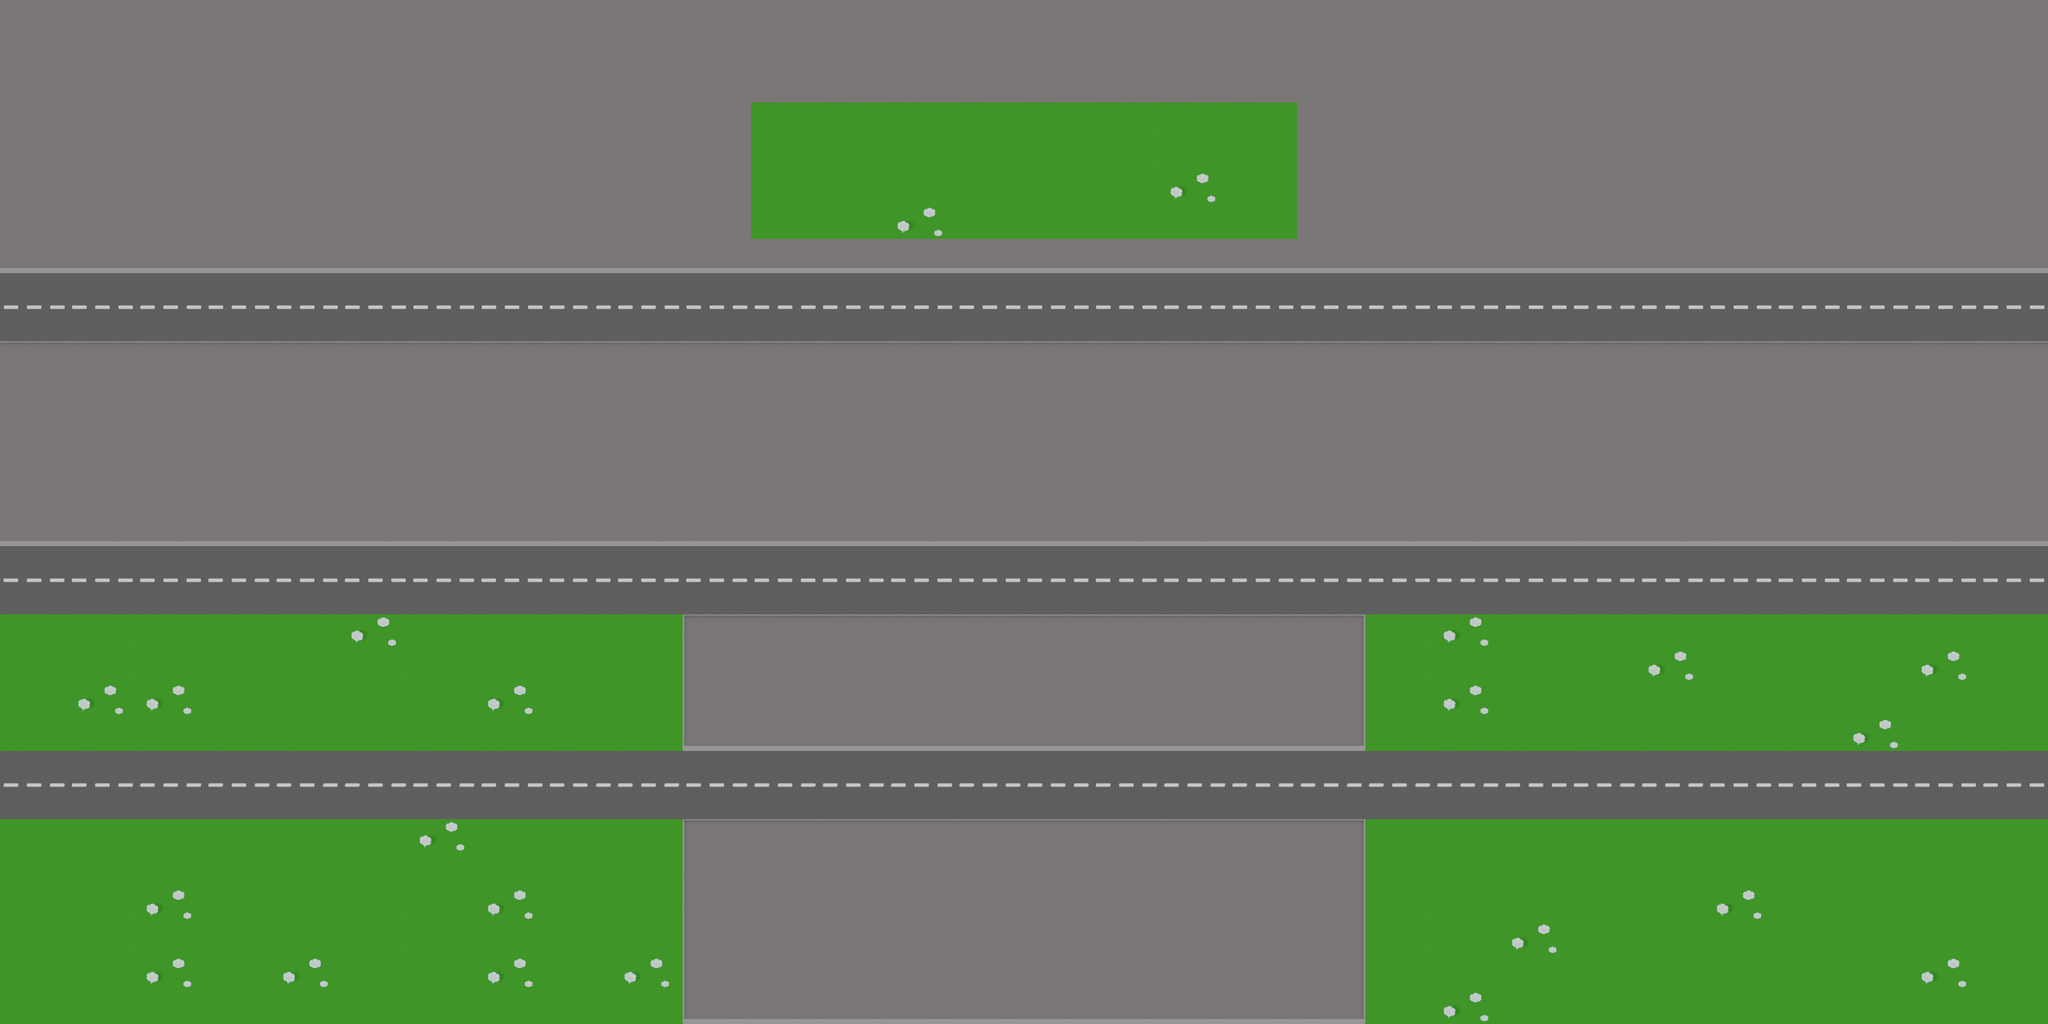

Rendered tile map (Tiled .tmx) drawn with the repository's tilesets; below, a short description and the map source with its tile grids summarised:
An orthogonal 30x30 tile map with 128x64 px tiles, 1 tile layer (Background) and 105 objects (16x tree_2, 14x tree_1, 14x trash, 10x lamp_post, 9x bush_2, ...).

<map version="1.9" tiledversion="1.10.2" orientation="orthogonal" renderorder="right-down" width="30" height="30" tilewidth="128" tileheight="64" infinite="0" nextlayerid="8" nextobjectid="127">
 <tileset firstgid="1" source="Tiles.tsx" />
 <layer id="1" name="Background" width="30" height="30">
  <data>[900 cells, 900 non-empty, 9 distinct tile ids]</data>
 </layer>
 <objectgroup id="3" name="Border" visible="0">
  <object id="1" x="0" y="0" width="3840" height="320" />
  <object id="2" x="0" y="1600" width="3840" height="320" />
  <object id="3" x="0" y="320" width="512" height="1280" />
  <object id="4" x="3328" y="320" width="512" height="1280" />
 </objectgroup>
 <objectgroup id="4" name="Obstacles" visible="0">
  <object id="7" template="bench.tx" class="bench" gid="20" x="1664" y="384" width="128" height="64" />
  <object id="8" template="bench.tx" class="bench" gid="20" x="2048" y="384" width="128" height="64" />
  <object id="9" template="bush_2.tx" class="bush_2" gid="14" x="1792" y="384" width="128" height="128" />
  <object id="10" template="tree_1.tx" class="tree_1" gid="10" x="2176" y="384" width="100" height="100" />
  <object id="11" template="tree_2.tx" class="tree_2" gid="13" x="2048" y="320" width="100" height="100" />
  <object id="12" template="tree_1.tx" class="tree_1" gid="10" x="1920" y="320" width="100" height="100" />
  <object id="13" template="tree_1.tx" class="tree_1" gid="10" x="1536" y="320" width="100" height="100" />
  <object id="14" template="bush_2.tx" class="bush_2" gid="14" x="2176" y="448" width="128" height="128" />
  <object id="16" template="building_2.tx" class="building_2" gid="17" x="1280" y="1344" width="256" height="384" />
  <object id="17" template="building_4.tx" class="building_4" gid="19" x="1536" y="1408" width="256" height="384" />
  <object id="18" template="building_3.tx" class="building_3" gid="15" x="1920" y="1408" width="384" height="649" />
  <object id="19" template="building_2.tx" class="building_2" gid="17" x="2304" y="1408" width="256" height="384" />
  <object id="20" template="building_2.tx" class="building_2" gid="17" x="1792" y="1792" width="256" height="384" />
  <object id="21" template="building_3.tx" class="building_3" gid="15" x="1280" y="1856" width="384" height="649" />
  <object id="23" template="building_4.tx" class="building_4" gid="19" x="2176" y="1920" width="256" height="384" />
  <object id="24" template="tree_2.tx" class="tree_2" gid="13" x="768" y="1664" width="100" height="100" />
  <object id="25" template="tree_2.tx" class="tree_2" gid="13" x="128" y="1664" width="100" height="100" />
  <object id="26" template="tree_2.tx" class="tree_2" gid="13" x="384" y="1728" width="100" height="100" />
  <object id="27" template="tree_2.tx" class="tree_2" gid="13" x="1152" y="1280" width="100" height="100" />
  <object id="28" template="tree_2.tx" class="tree_2" gid="13" x="512" y="1344" width="100" height="100" />
  <object id="29" template="tree_2.tx" class="tree_2" gid="13" x="128" y="1216" width="100" height="100" />
  <object id="30" template="tree_2.tx" class="tree_2" gid="13" x="2688" y="1408" width="100" height="100" />
  <object id="31" template="tree_2.tx" class="tree_2" gid="13" x="3072" y="1280" width="100" height="100" />
  <object id="32" template="tree_2.tx" class="tree_2" gid="13" x="3200" y="1664" width="100" height="100" />
  <object id="33" template="tree_2.tx" class="tree_2" gid="13" x="2688" y="1728" width="100" height="100" />
  <object id="34" template="tree_2.tx" class="tree_2" gid="13" x="3456" y="1216" width="100" height="100" />
  <object id="35" template="tree_2.tx" class="tree_2" gid="13" x="3328" y="1856" width="100" height="100" />
  <object id="36" template="tree_2.tx" class="tree_2" gid="13" x="3584" y="1600" width="100" height="100" />
  <object id="37" template="tree_1.tx" class="tree_1" gid="10" x="2944" y="1408" width="100" height="100" />
  <object id="38" template="tree_1.tx" class="tree_1" gid="10" x="2560" y="1216" width="100" height="100" />
  <object id="39" template="tree_1.tx" class="tree_1" gid="10" x="2944" y="1792" width="100" height="100" />
  <object id="40" template="tree_1.tx" class="tree_1" gid="10" x="640" y="1792" width="100" height="100" />
  <object id="41" template="tree_1.tx" class="tree_1" gid="10" x="256" y="1280" width="100" height="100" />
  <object id="42" template="tree_1.tx" class="tree_1" gid="10" x="896" y="1280" width="100" height="100" />
  <object id="43" template="tree_1.tx" class="tree_1" gid="10" x="1024" y="1728" width="100" height="100" />
  <object id="44" template="bush_1.tx" class="bush_1" gid="12" x="1024" y="1408" width="128" height="128" />
  <object id="46" template="bush_1.tx" class="bush_1" gid="12" x="512" y="1664" width="128" height="128" />
  <object id="47" template="bush_1.tx" class="bush_1" gid="12" x="896" y="1792" width="128" height="128" />
  <object id="48" template="bush_1.tx" class="bush_1" gid="12" x="2560" y="1856" width="128" height="128" />
  <object id="49" template="bush_1.tx" class="bush_1" gid="12" x="2944" y="1280" width="128" height="128" />
  <object id="50" template="bush_2.tx" class="bush_2" gid="14" x="2816" y="1600" width="128" height="128" />
  <object id="51" template="bush_2.tx" class="bush_2" gid="14" x="3200" y="1408" width="128" height="128" />
  <object id="52" template="bush_2.tx" class="bush_2" gid="14" x="1024" y="1216" width="128" height="128" />
  <object id="53" template="bush_2.tx" class="bush_2" gid="14" x="384" y="1216" width="128" height="128" />
  <object id="54" template="bush_2.tx" class="bush_2" gid="14" x="256" y="1600" width="128" height="128" />
  <object id="55" template="building_2.tx" class="building_2" gid="17" x="128" y="384" width="256" height="384" />
  <object id="56" template="building_4.tx" class="building_4" gid="19" x="384" y="448" width="256" height="384" />
  <object id="57" template="building_3.tx" class="building_3" gid="15" x="768" y="448" width="384" height="649" />
  <object id="58" template="building_2.tx" class="building_2" gid="17" x="1152" y="448" width="256" height="384" />
  <object id="59" template="building_2.tx" class="building_2" gid="17" x="2816" y="384" width="256" height="384" />
  <object id="60" template="building_4.tx" class="building_4" gid="19" x="2432" y="448" width="256" height="384" />
  <object id="61" template="building_3.tx" class="building_3" gid="15" x="3072" y="448" width="384" height="649" />
  <object id="62" template="building_2.tx" class="building_2" gid="17" x="3456" y="448" width="256" height="384" />
  <object id="63" template="building_2.tx" class="building_2" gid="17" x="1792" y="64" width="256" height="384" />
  <object id="64" template="building_4.tx" class="building_4" gid="19" x="1408" y="128" width="256" height="384" />
  <object id="65" template="building_3.tx" class="building_3" gid="15" x="2048" y="128" width="384" height="649" />
  <object id="66" template="lamp_post.tx" class="lamp_post" gid="41" x="768" y="704" width="128" height="128" />
  <object id="67" template="lamp_post.tx" class="lamp_post" gid="41" x="1152" y="704" width="128" height="128" />
  <object id="68" template="lamp_post.tx" class="lamp_post" gid="41" x="1536" y="704" width="128" height="128" />
  <object id="69" template="lamp_post.tx" class="lamp_post" gid="41" x="1920" y="704" width="128" height="128" />
  </objectgroup>
 <objectgroup id="5" name="RoadLayer" visible="0">
  <!-- 6 objects omitted --></objectgroup>
 <objectgroup id="6" name="TrashLayer" visible="0">
  <!-- 14 objects omitted --></objectgroup>
 <objectgroup id="7" name="CoreItemsLayer" visible="0" locked="1">
  <!-- 4 objects omitted --></objectgroup>
</map>
<!-- 41 of 105 objects omitted -->
